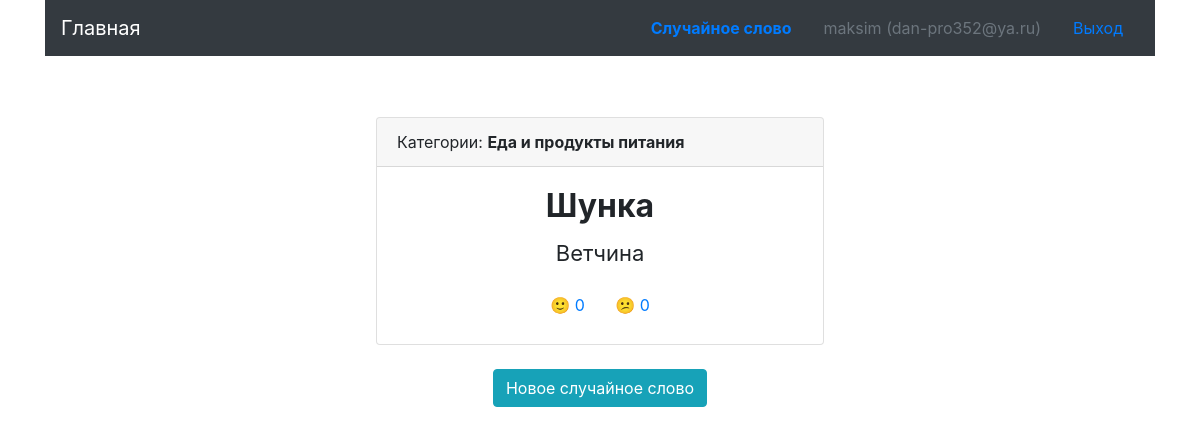
Page /random (signed in) on the earlier database version.
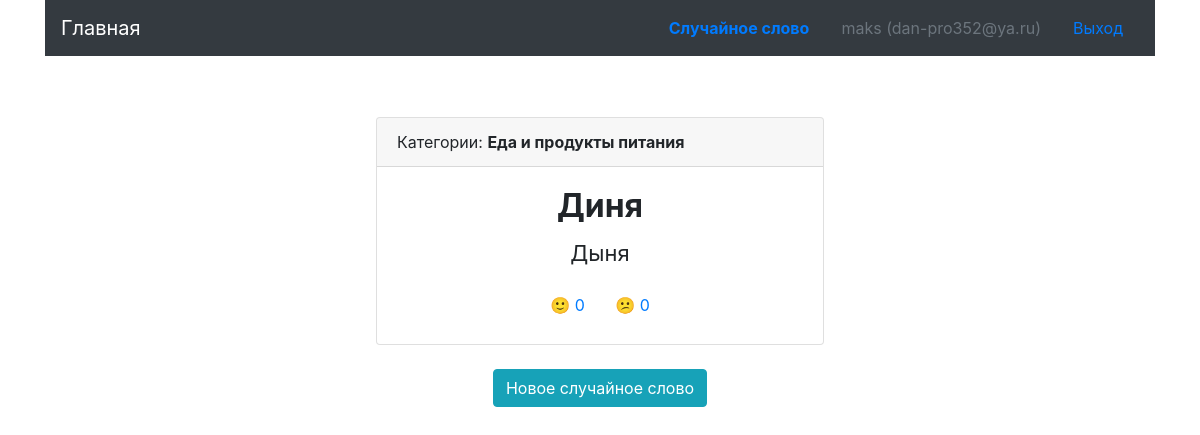
Same page on the later database version.
### main_app/auth/models.py (models this page shows, shortened)
class BaseModel(db.Model):
    __abstract__ = True
    __table_args__ = {'sqlite_autoincrement': True}     # remove if postgres
    id = db.Column(db.Integer(), primary_key=True)

class User(BaseModel, UserMixin):
    __tablename__ = 'user'
    name = db.Column(db.String(128), nullable=True)
    email = db.Column(db.String(256), nullable=False, unique=True)
    password = db.Column(db.String(256), nullable=False)
    created_at = db.Column(db.DateTime, nullable=False, default=datetime.now)
    last_logged_at = db.Column(db.DateTime, nullable=False, default=datetime.now)
    @classmethod
    def get(cls, user_id: int):
        try:
            return db.session.query(User).get(user_id)
        except NoResultFound:
            return None

### main_app/card/models.py (models this page shows, shortened)
class BaseModel(db.Model):
    __abstract__ = True
    __table_args__ = {'sqlite_autoincrement': True}     # remove if postgres
    id = db.Column(db.Integer, primary_key=True)

class Card(BaseModel):
    __tablename__ = 'card'
    original_word = db.Column(db.String(128), unique=True, nullable=False)
    translated_word = db.Column(db.String(128), nullable=False)
    active = db.Column(db.Boolean(), default=True)
    created_at = db.Column(db.DateTime(), default=datetime.now)
    def vote_yes(self, user_id):
        return CardStats.get_positive_votes(self.id)
    def vote_no(self, user_id):
        return CardStats.get_negative_votes(self.id)
    def get_related_categories(self) -> list:
        related_categories = list()
        category_and_card = db.session.query(CategoryCards).filter(CategoryCards.card_id==self.id).all()
        for elem in category_and_card:
            category = db.session.query(Category).get(elem.category_id)
            related_categories.append(category.name)
        related_categories = ', '.join(related_categories)
        return related_categories

### main_app/card/views.py (the view)
@card.route('/random')
def random_word():
    card = db.session.query(Card).order_by(func.random()).first()
    if current_user.is_authenticated:
        UserSeed.create_new_seed(current_user)
    return render_template('main/card/card_random.html', card=card)

### main_app/auth/models.py (called while the page is built)
def rand() -> int:
    return randint(-100000, 100000)

    @classmethod
    def create_new_seed(cls, user) -> bool:
        if user.is_authenticated:
            user_seed = db.session.query(UserSeed).filter(UserSeed.user == user).one()
            user_seed.seed = rand()
            db.session.commit()
            return True
        else:
            default_seed = db.session.query(UserSeed).filter(UserSeed.user == None).one()
            default_seed.seed = rand()
            db.session.commit()
            return True
        return False

### main_app/auth/views.py (called while the page is built)
@login_manager.user_loader
def load_user(user_id):
    return User.get(user_id)

### main_app/card/models.py (called while the page is built)
    @classmethod
    def get_positive_votes(cls, card_id: str) -> int:
        return db.session.query(cls).filter(cls.card_id==card_id, cls.vote == 1).count()

    @classmethod
    def get_negative_votes(cls, card_id: str) -> int:
        return db.session.query(cls).filter(cls.card_id==card_id, cls.vote == -1).count()

### main_app/templates/main/card/card_random.html
{% extends 'main/layout.html' %}
{% block content %}
<div class="container card-main">
	<div class="col-md-12 text-center">
		<center>
			<div class="card" style="width: 28rem;">
			  <div class="card-header text-left">
			    Категории: <b>{% for category in card.get_related_categories() %}{{ category }}{% endfor %}</b>
			  </div>
			  <div class="card-body">
			    <h2 class="card-title"><b>{{ card.translated_word.capitalize() }}</b></h2>
			    <p class="card-text">{{ card.original_word }}</p>
			    <button type="button" class="btn btn-link vote" data-card-id="{{ card.id }}"
			    data-card-vote="1" style="text-decoration: none;">&#128578; <span id="positive" class="vote-{{ card.id }}">{{ card.vote_yes(current_user.id) }}</span></button>
			    <button type="button" class="btn btn-link vote" data-card-id="{{ card.id }}"
			    data-card-vote="0" style="text-decoration: none;">&#128533; <span id="negative" class="vote-{{ card.id }}">{{ card.vote_no(current_user.id) }}</span></button>
			  </div>
			</div>
			<br>
			    <a type="button" class="btn btn-info" href="{{ url_for('card.random_word') }}">Новое случайное слово</a>
		</center>
	</div>
</div>
{% endblock %}

### main_app/templates/main/layout.html (shortened to what this page needs)
<!doctype html>
<html lang="en">
  <head>
    <link rel="stylesheet" href="https://maxcdn.bootstrapcdn.com/bootstrap/4.0.0/css/bootstrap.min.css">
  </head>
  <body>
    <div class="container">
      <nav class="navbar navbar-dark bg-dark">
        <a class="navbar-brand" href="{{ url_for('card.index') }}">Главная</a>
        <ul class="nav justify-content-end">
          <li class="nav-item">
            <a class="nav-link" href="{{ url_for('card.random_word') }}"><b>Случайное слово</b></a>
          </li>
          {% if current_user.is_authenticated %}
          <li class="nav-item">
            <span class="nav-link disabled">{{ current_user.name }} ({{ current_user.email }})</span>
          </li>
          <li class="nav-item">
            <a class="nav-link" href="{{ url_for('auth.logout') }}">Выход</a>
          </li>
          {% else %}
          <li class="nav-item">
            <a class="nav-link" href="{{ url_for('auth.login') }}">Войти</a>
          </li>
          {% endif %}
        </ul>
      </nav>
    </div>
    <div class="container">
      <div class="row">
        <div class="col-md-12 text-center">
        </div>
      </div>
    </div>
  {% block content %}{% endblock %}
  </body>
</html>

Differences in the rows shown:
changed User "dan-pro352@ya.ru": name "maksim" → "maks"
changed Card: translated_word "Шунка" → "Диня"; original_word "Ветчина" → "Дыня"
